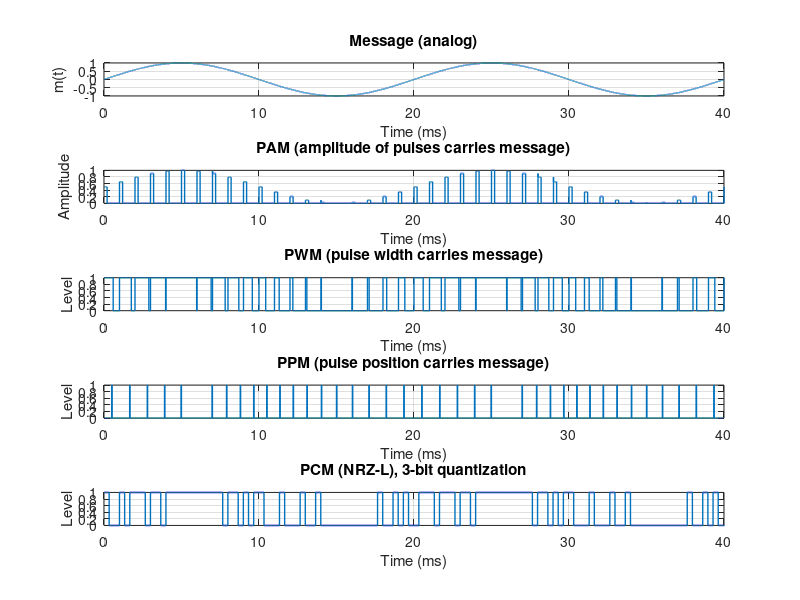
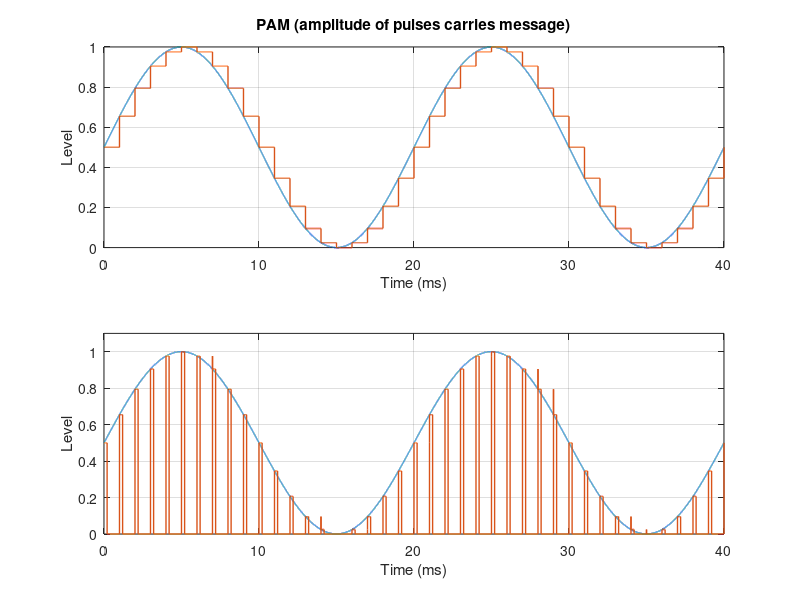
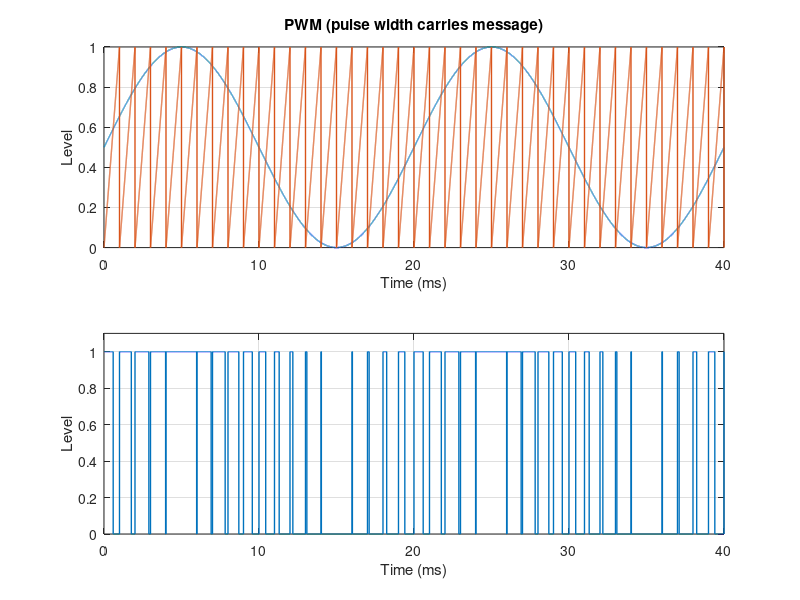
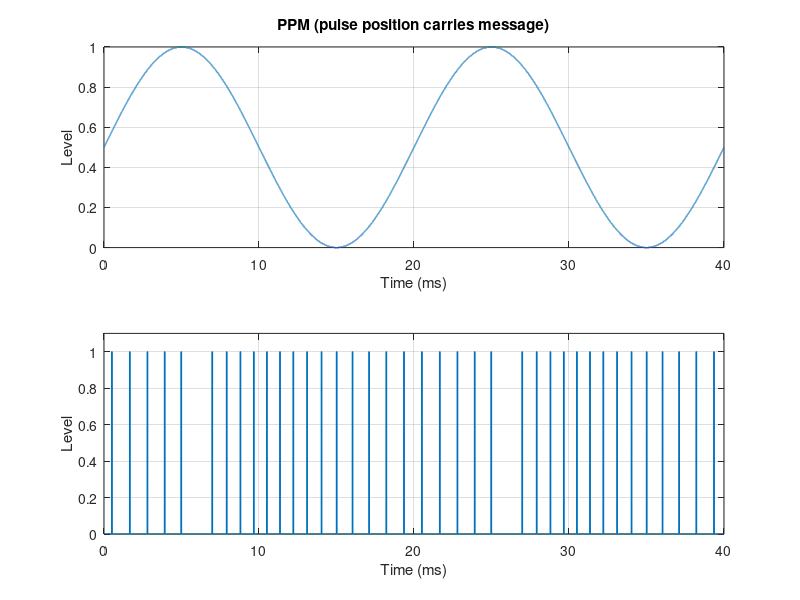

These charts were generated, in order, by the following MATLAB code:
% pulse_modulation_demo.m
% ----------------------
% 產生並示範四種脈衝調變：PAM / PWM / PPM / PCM（NRZ-L）
% 調整下列參數即可改出圖形/波形

clear; clc; close all;

% ===== Parameters =====
Fs      = 1e6;               % 連續時間模擬取樣率 (Hz)
Ts      = 1/Fs;
fm      = 50;                % 訊號(類比message)頻率 (Hz)
Amsg    = 1;                 % 訊號振幅 (±1 範圍)
Tobs    = 0.12;              % 觀察時間 (s)
%Tobs    = 0.5;


Fp      = 1e3;               % 脈衝重複頻率 (pulse repetition frequency, Hz)
Tp      = 1/Fp;              % 脈衝週期
tau_pam = 0.20 * Tp;         % PAM 脈衝寬度
tau_ppm = 0.02 * Tp;         % PPM 單脈衝寬度（短）
Nb      = 3;                 % PCM 量化位元數（例：3 bits 對應 8 階）


% 顯示視窗（只截一小段，圖會比較清楚）
show_window_T = 2 / fm;       

% ===== Time and message =====
t  = 0 : Ts : Tobs - Ts;
m  = Amsg * sin(2*pi*fm*t);             % 原始訊號（範圍約 [-1,1]）
mn = (m + 1)/2;                         % 轉為 [0,1]，方便做比較/定位

% ====== PAM (Pulse Amplitude Modulation) ======
% 在每個 Tp 的固定位置打一個寬度為 tau_pam 的方波，方波的"振幅"依訊號而變

% ====== PAM：從已產生的 m(t) 直接取樣，不重算 cos/sin ======
n_period = floor(t/Tp);                 % 週期編號 n（與原本相同）
pulse_gate = (mod(t,Tp) < tau_pam);     % 固定位置之窄脈衝（與原本相同）

% --- A) 於每個週期「起點」取樣（edge-aligned） ---
idx_samp = 1 + floor((n_period.*Tp)/Ts);     % 對應到 m(t) 的索引
idx_samp = max(1, min(numel(m), idx_samp));  % 夾限避免越界
pam_env  = (m(idx_samp) + 1)/2;              % 直接用 m 取樣，不重算

% % --- B) 於每個週期「脈衝中心」取樣（視覺更貼合包絡；擇一使用） ---
% t_samp  = n_period.*Tp + tau_pam/2;
% idx_samp = 1 + round(t_samp/Ts);
% idx_samp = max(1, min(numel(m), idx_samp));
% pam_env  = (m(idx_samp) + 1)/2;

pam = pam_env .* pulse_gate;

% ====== PWM (Pulse Width Modulation) ======
% 每個週期內做一個 0→1 的 ramp，訊號大小決定"寬度"
ramp01 = mod(t,Tp)/Tp;         % 每個週期內的 0~1 斜坡
pwm    = double(ramp01 < mn);  % 比較：小於訊號值的區間為 1，即寬度隨 m(t) 改變

% ====== PPM (Pulse Position Modulation) ======
% 每個週期只打一個窄脈衝，但"位置"依訊號而變
pos_in_period = ((Amsg * sin(2*pi*fm*(n_period * Tp)) + 1) / 2) * Tp;       % 位置 = m[n] 映射到 [0,Tp]
tau_ppm = min(tau_ppm, 0.5*Tp);                                             % 安全限幅
t_in_period  = mod(t,Tp);
ppm = double((t_in_period >= pos_in_period) & (t_in_period < pos_in_period+tau_ppm));

% ====== PCM (Pulse Code Modulation, NRZ-L 線碼) ======
% 1) 取樣（每 Tp 一次） 2) 量化（Nb bits） 3) 編碼成位元串並以 NRZ-L 送出
tn_samp  = 0:Tp:(Tobs-Tp);                      % 取樣時刻
m_samp   = Amsg*sin(2*pi*fm*tn_samp);          % 每個週期取一個 sample
L        = 2^Nb;
q_index  = round( (m_samp+1)/2 * (L-1) );      % 量化到 0..L-1（midrise 類）
% 轉位元（MSB first）
bits_mat = dec2bin(q_index, Nb) - '0';         % size: [Nsamp x Nb]
bitstream= reshape(bits_mat.', 1, []);         % 逐列展平
Tb       = Tp / Nb;                            % 一個取樣對應 Nb bits → 每 bit 時長
spb      = max(1, round(Tb*Fs));               % 每 bit 對應的樣本數
pcm_nrz  = repelem(bitstream, spb);            % NRZ-L 方波（0→0V, 1→1V）
t_pcm    = (0:length(pcm_nrz)-1) / Fs;

% ====== Plot ======
win = t <= show_window_T;        % 截前幾個週期讓圖更清楚
figure('Name','Pulse Modulation Demo');

%X = t(win);

subplot(5,1,1);
plot(t(win)*1e3, m(win),'LineWidth',1);
grid on; xlabel('Time (ms)'); ylabel('m(t)');
title('Message (analog)');

subplot(5,1,2);
plot(t(win)*1e3, pam(win),'LineWidth',1);hold on;
%plot(t(win)*1e3, pam_env(win),'LineWidth',1);hold on;
grid on; xlabel('Time (ms)'); ylabel('Amplitude');
title('PAM (amplitude of pulses carries message)');

subplot(5,1,3);
%plot(t(win)*1e3, pwm(win),'y','LineWidth',1); hold on;
plot(t(win)*1e3, pwm(win),'LineWidth',1); hold on;
%plot(t(win)*1e3, ramp01(win),'LineWidth',1);
grid on; xlabel('Time (ms)'); ylabel('Level');
title('PWM (pulse width carries message)');

subplot(5,1,4);
plot(t(win)*1e3, ppm(win),'LineWidth',1);hold on;
%plot(t(win)*1e3, pos_in_period(win),'LineWidth',1);
grid on; xlabel('Time (ms)'); ylabel('Level');
title('PPM (pulse position carries message)');

subplot(5,1,5);
plot(t_pcm*1e3, pcm_nrz,'LineWidth',1);
xlim([0, show_window_T*1e3]); grid on;
xlabel('Time (ms)'); ylabel('Level');
title(sprintf('PCM (NRZ-L), %d-bit quantization', Nb));

figure('Name','PAM');

subplot(2,1,1);
plot(t(win)*1e3, mn(win),'LineWidth',1);hold on;
plot(t(win)*1e3, pam_env(win),'LineWidth',1);hold on;
grid on; xlabel('Time (ms)'); ylabel('m(t)');
title('Message (analog)');
grid on; xlabel('Time (ms)'); ylabel('Level');
title('PAM (amplitude of pulses carries message)');

subplot(2,1,2);
plot(t(win)*1e3, mn(win),'LineWidth',1);hold on;
plot(t(win)*1e3, pam(win),'LineWidth',1);hold on;
grid on; xlabel('Time (ms)'); ylabel('Level');
ylim([0 1.1]);  


figure('Name','PWM');

subplot(2,1,1);
plot(t(win)*1e3, mn(win),'LineWidth',1);hold on;
plot(t(win)*1e3, ramp01(win),'LineWidth',1);
%pwm_5 = pwm ./ 2;
%plot(t(win)*1e3, pwm_5(win),'LineWidth',1); hold on
grid on; xlabel('Time (ms)'); ylabel('m(t)');
title('Message (analog)');
grid on; xlabel('Time (ms)'); ylabel('Level');
title('PWM (pulse width carries message)');

subplot(2,1,2);
%plot(t(win)*1e3, pwm(win),'y','LineWidth',1); hold on;
plot(t(win)*1e3, pwm(win),'LineWidth',1); hold on
grid on; xlabel('Time (ms)'); ylabel('Level');
ylim([0 1.1]);  

figure('Name','PPM');

subplot(2,1,1);
plot(t(win)*1e3, mn(win),'LineWidth',1);hold on;
%plot(t(win)*1e3, ramp01(win),'LineWidth',1);
grid on; xlabel('Time (ms)'); ylabel('m(t)');
title('Message (analog)');
grid on; xlabel('Time (ms)'); ylabel('Level');
title('PPM (pulse position carries message)');

subplot(2,1,2);
%plot(t(win)*1e3, pwm(win),'y','LineWidth',1); hold on;
plot(t(win)*1e3, ppm(win),'LineWidth',1);hold on;
grid on; xlabel('Time (ms)'); ylabel('Level');
ylim([0 1.1]);  
